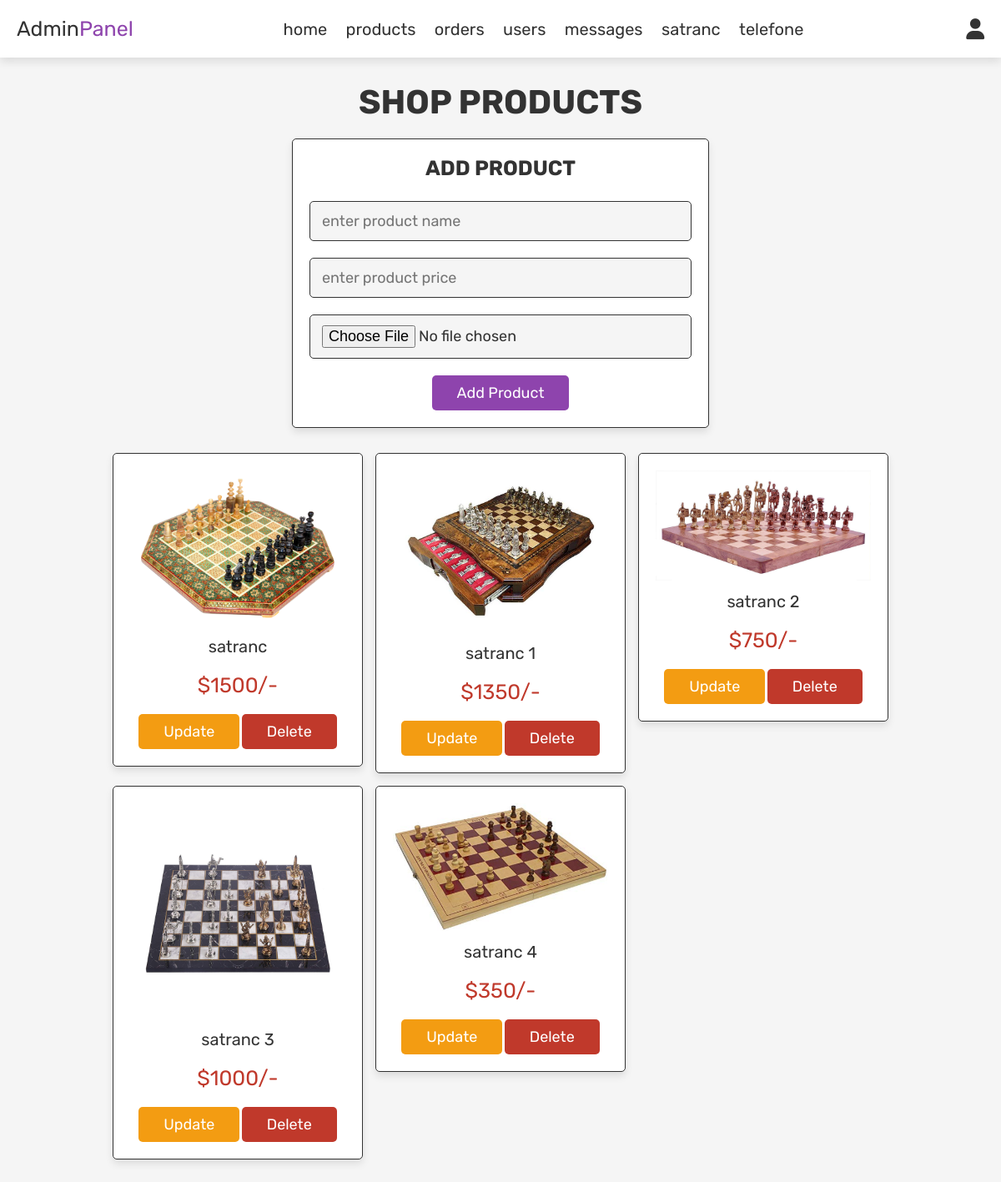
Page /aa/satrancccc.php (signed in) on the committed database.
### tables this page shows
CREATE TABLE `satranc` (
  `id` int(11) NOT NULL,
  `name` text NOT NULL,
  `price` text NOT NULL,
  `image` text NOT NULL
);

### aa/satrancccc.php (the view, shortened to what this page needs)
<?php
include 'config.php';
?>
<!DOCTYPE html>
<html lang="en">
<head>
   <link rel="stylesheet" href="https://cdnjs.cloudflare.com/ajax/libs/font-awesome/6.0.0/css/all.min.css">
   <link rel="stylesheet" href="css/admin_style.css">
</head>
<body>
<?php include 'admin_header.php'; ?>
<section class="add-products">
   <h1 class="title">shop products</h1>
   <form action="" method="post" enctype="multipart/form-data">
      <h3>add product</h3>
      <input type="text" name="name" class="box" placeholder="enter product name" required>
      <input type="number" min="0" name="price" class="box" placeholder="enter product price" required>
      <input type="file" name="image" accept="image/jpg, image/jpeg, image/png" class="box" required>
      <input type="submit" value="add product" name="add_product" class="btn">
   </form>
</section>
<section class="show-products">
   <div class="box-container">
      <?php
         $select_products = mysqli_query($conn, "SELECT * FROM `satranc`") or die('query failed');
         if(mysqli_num_rows($select_products) > 0){
            while($fetch_products = mysqli_fetch_assoc($select_products)){
      ?>
      <div class="box">
         <img style="width: 100%; height:100%;" src="satranc/<?php echo $fetch_products['image']; ?>" alt="">
         <div class="name"><?php echo $fetch_products['name']; ?></div>
         <div class="price">$<?php echo $fetch_products['price']; ?>/-</div>
         <a href="satrancccc.php?update=<?php echo $fetch_products['id']; ?>" class="option-btn">update</a>
         <a href="satrancccc.php?delete=<?php echo $fetch_products['id']; ?>" class="delete-btn" onclick="return confirm('delete this product?');">delete</a>
      </div>
      <?php
         }
      }else{
         echo '<p class="empty">no products added yet!</p>';
      }
      ?>
   </div>
</section>
</body>
</html>

### aa/admin_header.php (shortened to what this page needs)
<header class="header">
   <div class="flex">
      <a href="admin_page.php" class="logo">Admin<span>Panel</span></a>
      <nav class="navbar">
         <a href="admin_page.php">home</a>
         <a href="admin_products.php">products</a>
         <a href="admin_orders.php">orders</a>
         <a href="admin_users.php">users</a>
         <a href="admin_contacts.php">messages</a>
         <a href="satrancccc.php">satranc</a>
         <a href="telefoneeee.php">telefone</a>
      </nav>
      <div class="icons">
         <div id="user-btn" class="fas fa-user"></div>
      </div>
   </div>
</header>

### aa/css/admin_style.css (style rules this page uses)
:root { --purple:#8e44ad; --red:#c0392b; --orange:#f39c12; --black:#333; --white:#fff; --light-color:#666; --light-white:#ccc; --light-bg:#f5f5f5; --border:.1rem solid var(--black); --box-shadow:0 .5rem 1rem rgba(0,0,0,.1); }
* { font-family: 'Rubik', sans-serif; margin:0; padding:0; box-sizing: border-box; outline: none; border:none; text-decoration: none; transition:all .2s linear; }
html { font-size: 62.5%; overflow-x: hidden; }
body { background-color: var(--light-bg); }
section { padding:3rem 2rem; }
.title { text-align: center; margin-bottom: 2rem; text-transform: uppercase; color:var(--black); font-size: 4rem; }
.btn, .option-btn, .delete-btn, .white-btn { display: inline-block; margin-top: 1rem; padding:1rem 3rem; cursor: pointer; color:var(--white); font-size: 1.8rem; border-radius: .5rem; text-transform: capitalize; }
.white-btn, .btn { background-color: var(--purple); }
.option-btn { background-color: var(--orange); }
.delete-btn { background-color: var(--red); }
.header { position: sticky; top:0; left:0; right:0; z-index: 1000; background-color: var(--white); box-shadow: var(--box-shadow); }
.header .flex { display: flex; align-items: center; padding:2rem; justify-content: space-between; position: relative; max-width: 1200px; margin:0 auto; }
.header .flex .logo { font-size: 2.5rem; color:var(--black); }
.header .flex .logo span { color:var(--purple); }
.header .flex .navbar a { margin:0 1rem; font-size: 2rem; color:var(--black); }
.header .flex .icons div { margin-left: 1.5rem; font-size: 2.5rem; cursor: pointer; color:var(--black); }
.add-products form { background-color: var(--white); border-radius: .5rem; padding:2rem; text-align: center; box-shadow: var(--box-shadow); border:var(--border); max-width: 50rem; margin:0 auto; }
.add-products form h3 { font-size: 2.5rem; text-transform: uppercase; color:var(--black); margin-bottom: 1.5rem; }
.add-products form .box { width: 100%; background-color: var(--light-bg); border-radius: .5rem; margin:1rem 0; padding:1.2rem 1.4rem; color:var(--black); font-size: 1.8rem; border:var(--border); }
.show-products .box-container { display: grid; grid-template-columns: repeat(auto-fit, 30rem); justify-content: center; gap:1.5rem; max-width: 1200px; margin:0 auto; align-items: flex-start; }
.show-products { padding-top: 0; }
.show-products .box-container .box { text-align: center; padding:2rem; border-radius: .5rem; border:var(--border); box-shadow: var(--box-shadow); background-color: var(--white); }
.show-products .box-container .box img { height: 30rem; }
.show-products .box-container .box .name { padding:1rem 0; font-size: 2rem; color:var(--black); }
.show-products .box-container .box .price { padding:1rem 0; font-size: 2.5rem; color:var(--red); }

### rows in the picture
satranc: image (picture), name "satranc", price "1500"
satranc: image (picture), name "satranc 1", price "1350"
satranc: image (picture), name "satranc 2", price "750"
satranc: image (picture), name "satranc 3", price "1000"
satranc: image (picture), name "satranc 4", price "350"
